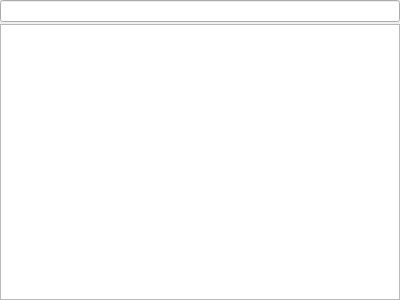
<?xml version="1.0" encoding="UTF-8"?>
<ui version="4.0">
 <class>Plugins</class>
 <widget class="QWidget" name="Plugins">
  <property name="geometry">
   <rect>
    <x>0</x>
    <y>0</y>
    <width>400</width>
    <height>300</height>
   </rect>
  </property>
  <property name="windowTitle">
   <string>Terminal</string>
  </property>
  <layout class="QVBoxLayout" name="verticalLayout_2">
   <property name="spacing">
    <number>2</number>
   </property>
   <property name="margin">
    <number>0</number>
   </property>
   <item>
    <widget class="QLineEdit" name="lineEditFilter">
     <property name="readOnly">
      <bool>true</bool>
     </property>
    </widget>
   </item>
   <item>
    <widget class="QTableView" name="tableViewPlugins"/>
   </item>
  </layout>
 </widget>
 <resources/>
 <connections/>
</ui>
